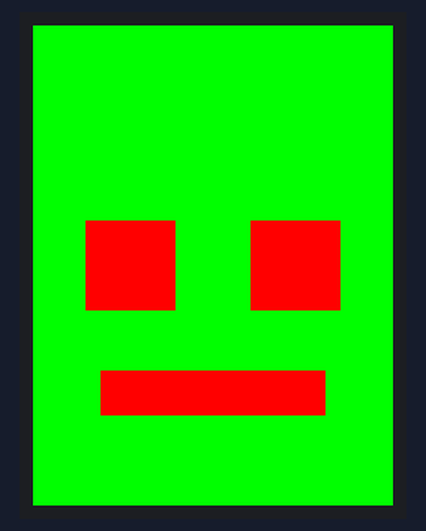
Bench run of a sketch on a simulated Arduino Uno, built with avr-gcc and run on an emulated ATmega328P. On the bench: 240×320 colour display.

Above: at 0.3 s.

The sketch:

Ej9_face.ino
```cpp
#include <SPFD5408_Adafruit_GFX.h>    // Core graphics library
#include <SPFD5408_Adafruit_TFTLCD.h> // Hardware-specific library

//Arduino UNO Pin Definition
#define LCD_CS A3 // Chip Select goes to Analog 3
#define LCD_CD A2 // Command/Data goes to Analog 2
#define LCD_WR A1 // LCD Write goes to Analog 1
#define LCD_RD A0 // LCD Read goes to Analog 0
#define LCD_RESET A4 // Can alternately just connect to Arduino's reset pin

// Assign human-readable names to some common 16-bit color values:
#define  BLACK   0x0000
#define BLUE    0x001F
#define RED     0xF800
#define GREEN   0x07E0
#define CYAN    0x07FF
#define MAGENTA 0xF81F
#define YELLOW  0xFFE0
#define WHITE   0xFFFF

//Declaracion objeto TFT
Adafruit_TFTLCD tft(LCD_CS, LCD_CD, LCD_WR, LCD_RD, LCD_RESET);

int width, height;

void setup() {
  Serial.begin(9600);
  tft.begin(0x9341); // SDFP5408

  tft.setRotation(0);
  tft.fillScreen(GREEN);

  width = tft.width();
  height = tft.height();

  //Un rectangulo requiere de 5 parametros. Posicion --> Esquina superior izquierda
  // Posicion en X --> Direccion horizontal (De izquierda a derecha)
  // Posicion en Y --> Direccion vertical (De arriba a abajo)
  // Anchura --> Distancia en pixeles
  // Altura --> Distancia en pixeles
  // Color --> En hexadecimal

  //Dibujar una cara con dos cuadrados y un rectangulo debajo

    //Dibujar dos cuadrados en linea en el centro de la pantalla de 50 pixeles de lado con una separacion de 30 pixeles

    // Dimensiones del rectangulo
    int lsize = 60;
    int space = 50;

    // Posicion del primer cuadrado
    int x1 = width/2 - lsize - space/2;
    int y1 = height/2 - lsize /2;

    uint16_t color1 = RED;

    tft.fillRect(x1, y1, lsize, lsize, color1);

    // Posicion del segundo cuadrado
    int x2 = width/2 +space/2;
    int y2 = height/2 - lsize /2;

    uint16_t color2 = RED;

    tft.fillRect(x2, y2, lsize, lsize, color2);

   // Dibujar rectangulo debajo de 150 pixeles de largo y 30 de ancho a una distancia de 40 pixeles de los ojos

   tft.fillRect(width/2-150/2, y1+lsize+40, 150, 30, color2);
}

void loop() {

}
```
